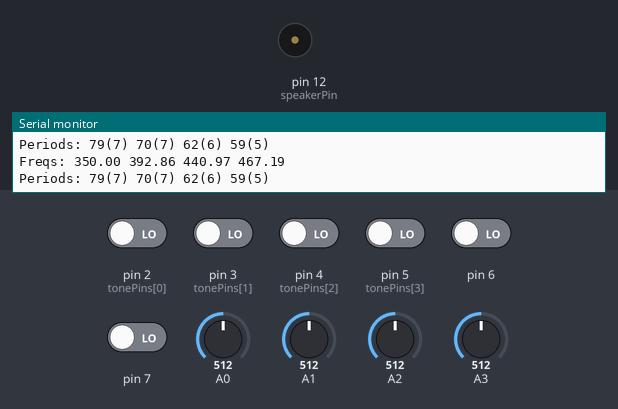
Recording of a sketch running on a simulated Arduino Uno, built with avr-gcc and run on an emulated ATmega328P. Shown: buzzer (waves = sounding, pin HIGH), the last lines printed to the serial monitor. The inputs (shaded band) are chosen by the test bench; at power-on: pin 2 (tonePins[0]), pin 3 (tonePins[1]), pin 4 (tonePins[2]), pin 5 (tonePins[3]), pin 6, pin 7 LOW, A3 = 512, A0 = 512, A1 = 512, A2 = 512.

Above: at 1.2 s.
1.3 s: pin 3 (tonePins[1]) driven HIGH and pin 4 (tonePins[2]) driven HIGH
4.3 s: A3 set to 30
At 5.8 s:
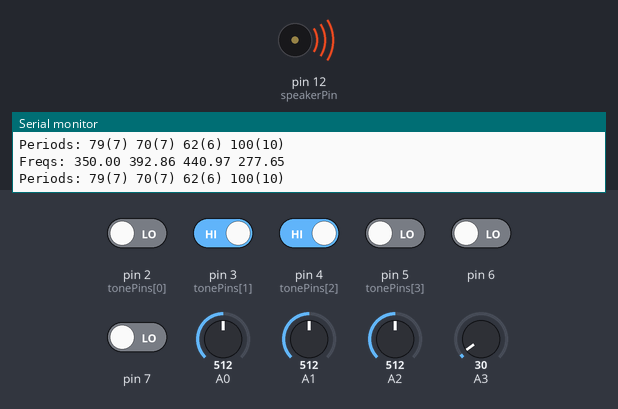
7.3 s: pin 4 (tonePins[2]) driven LOW
At 7.9 s:
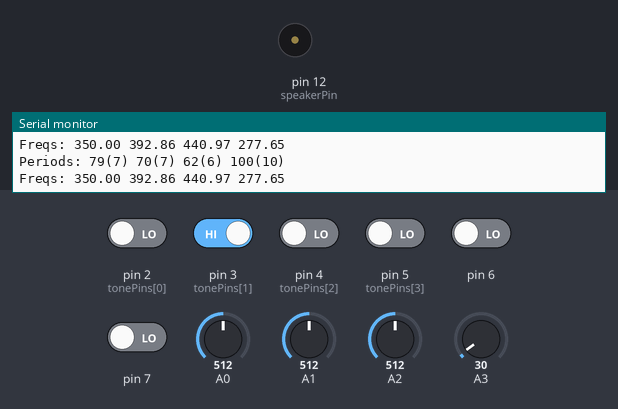
10.3 s: pin 2 (tonePins[0]) driven HIGH
Timing chart, 0 to 14.3 s (numbered marks = the images above; inputs shaded):
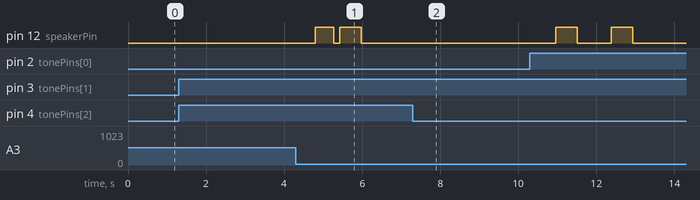

The sketch:

Piano1.ino
```cpp
// pianoChorde 1.0 by C.Forman

// fundamental things
const int numNotes = 4;

// Hardware info
int tonePins[numNotes] = {2,3,4,5};
int speakerPin = 12;
uint8_t outBit;
uint8_t oldSREG;
volatile uint8_t* out;
uint8_t inBits[numNotes];
volatile uint8_t* in[numNotes];

// musical info
float baseFreq = 220.0;
float tones[numNotes];
int period[numNotes];
int dutyCycle[numNotes];
int scale[numNotes]={0,2,4,5};

// playback info
float TimePerSample = 36.0e-6; //microseconds (approx measurement)
int curPhase[numNotes];
float StandardDutyCycle = 0.1;
int i=0;

void setup() {
  Serial.begin(9600);
  // Set up waveform parameters.


  // initialise play back arrays and set up hardware
  for (i = 0; i < numNotes; i++) {
     curPhase[i] = 0;
     pinMode (tonePins[i], INPUT);
     inBits[i] = digitalPinToBitMask(tonePins[i]);
     in[i] = portInputRegister(digitalPinToPort(tonePins[i]));
  }
  pinMode(speakerPin, OUTPUT);
  outBit = digitalPinToBitMask(speakerPin);
  out = portOutputRegister(digitalPinToPort(speakerPin));
  digitalWrite(speakerPin,LOW); // turns off PWM to the output pin (hopefully stays that way).
}

void calculateFreqs(){
  Serial.print("Freqs: ");
  for (i = 0; i < numNotes ; i++) {
      tones[i] = map(analogRead(i),0,1023,200, 500) * pow(2.0,float(scale[i])/12.0);
      Serial.print(tones[i]);
      Serial.print(" ");
  }
  Serial.println(" ");
}

void calculatePeriods(){
  Serial.print("Periods: ");
  for (i = 0; i < numNotes ; i++) {
      period[i] = (int)((1.0/tones[i])/TimePerSample);
      dutyCycle[i] = (int)((float)period[i] * StandardDutyCycle);
      Serial.print(period[i]);
      Serial.print("(");
      Serial.print(dutyCycle[i]);
      Serial.print(") ");
  }
  Serial.println(" ");
}

void loop() {
   boolean val=LOW;
   boolean dummy = LOW;
   for (i=0;i<numNotes;i++) {
     if ((curPhase[i] < dutyCycle[i]) && (*(in[i]) & inBits[i])) {
         val = HIGH;
     }
     else {
         dummy = HIGH;
     }
     curPhase[i]++;
     if (curPhase[i]>=period[i]) curPhase[i]=0;
   }

   oldSREG = SREG;
   cli();
   if (val == LOW) {
        *out &= ~outBit;
   } else {
        *out |= outBit;
   }
   SREG = oldSREG;
   calculateFreqs();
   calculatePeriods();
}
```

Measured:
- after the input at 7.3 s, pin 12 (speakerPin): stays LOW (without the input it goes to HIGH after 2.4 s)
- by itself, pin 12 (speakerPin): alternates HIGH for 0.51 s and LOW for 0.16 s, 4 changes in all, then stays LOW
